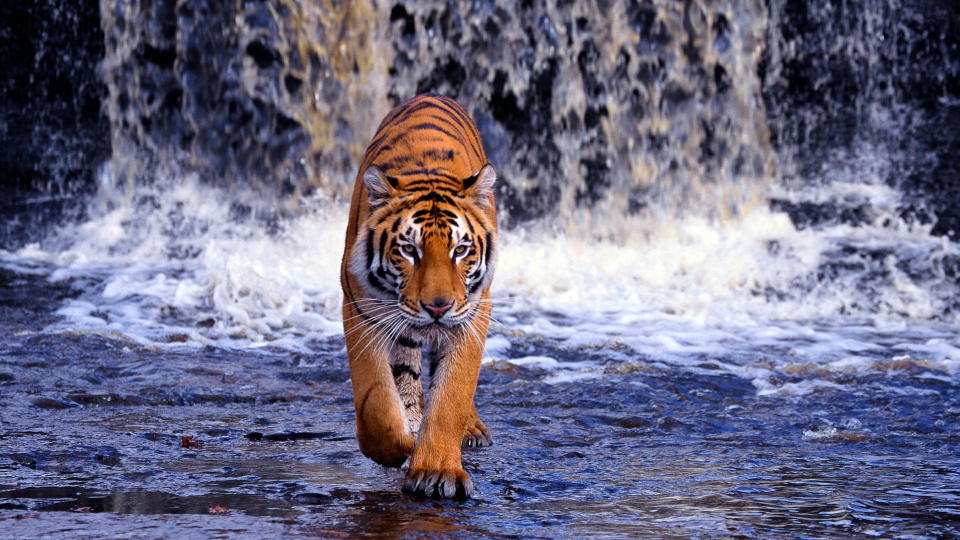
#> input picture tiger.jpg, 1920 x 1080 px, found by its file name (shown at 1/2 size)
$ jupyter execute --allow-errors Image_processing_deep_learning.ipynb   (shell and % lines are left out)
#> lines starting #> are read from the running program, lines starting #| are printed output that depends on the picture
<a href="https://colab.research.google.com/github/gummallaprasanth/Image-Processing-Deep-Learning/blob/main/Image_processing_deep_learning.ipynb" target="_parent"></a>

##Topics

*   Reading an image file and convert into a numpy array
*   Resizing an image

*   RGB to Grayscale conversion

[cell 1]
# getting an image using web get

##libraries that can be used for image processing

1.matplotlib.image

2.pillow

3.openCv(cv2)

[cell 2]
# importing image libraries from matplotlib library


import matplotlib.image as mpimg
import matplotlib.pyplot as plt

[cell 3]
# loading the image through matplotlib .image module

img = mpimg.imread("/content/tiger.jpg")
#> img is the input picture: shape (1080, 1920, 3); mean R, G, B 109.2, 106.6, 130.2
type(img)

[cell 4]
# printing the dimensions of the image
img.shape
#> Out = (1080, 1920, 3)

[cell 5]
# printing the numpy array of the image after convertion
print(img)
#> (printed output is left out)

[cell 6]
# converting the numpy array of image to image
# displaying the image from the numpy array


plt.imshow(img)

shape of the image dimensions (1080, 1920, 3)

1. 1080 is the height of the image

2. 1920 is thwe width of the image

3. 3 is representing the RGB beacuse its an color image

we can also use pillow and openCV methods to get image.

Resizing the image using pillow method

[cell 7]
from PIL import Image

img = Image.open("/content/tiger.jpg") # storng the image in the img variable

# reducing the dimensions of the image
img_resize= img.resize((200, 200))
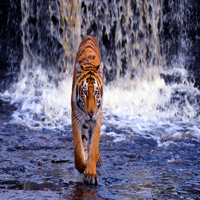
#> img_resize: PIL image 200x200 RGB; mean R, G, B 109.2, 106.6, 130.2

[cell 8]
# save the image in another file

img_resize.save("tiger_resize.jpg")

#> (a cell that did not finish here is left out)

[cell 10]
# now we can get the image of resized
plt.imshow(img_resize )

See the image haa been resized and the shape of the image is reduced compare to the original image

## Converting RGB images to grayscale images using openCV

[cell 11]
# importing openCv library

import cv2

[cell 12]
img= cv2.imread("/content/tiger.jpg")

[cell 13]
img.shape
#> Out = (1080, 1920, 3)

[cell 14]
type(img)

[cell 15]
# convert the image to grayscale

img_gray = cv2.cvtColor(img, cv2.COLOR_BGR2GRAY)
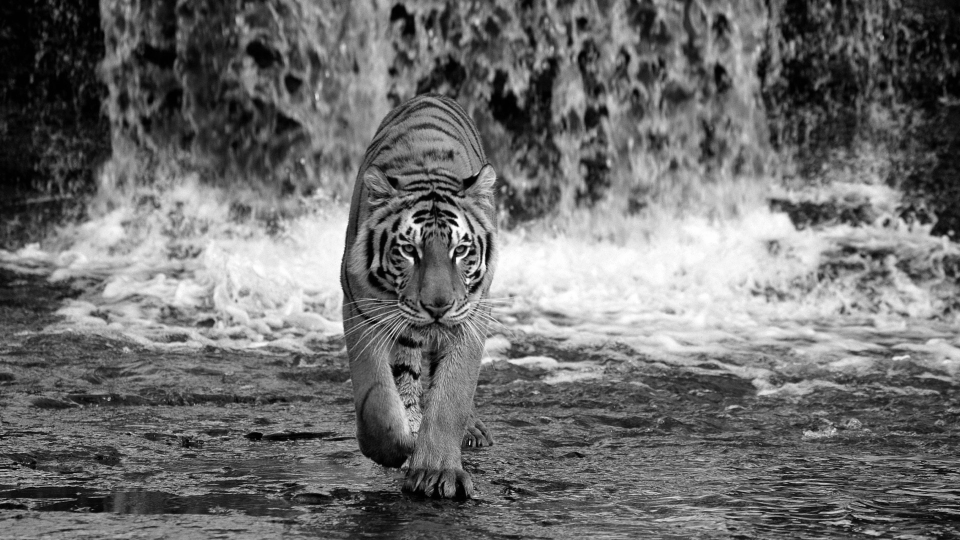
#> img_gray: shape (1080, 1920) (shown at 1/2 size); min 0, max 255, mean 110.1

[cell 16]
# print the shape of the image

img_gray.shape
#> Out = (1080, 1920)

3 has been removed beacuse that is coloe image 3 represent(RGB)

[cell 17]
# print the type and numpy array

type(img_gray)

[cell 18]
print(img_gray)  #it gives the array of the image
#> (printed output is left out)

## we can also print the image from cv2.imshow() but this will not allow in the google colab there is an alternate
# from google.coalb.patches import cv2_imshow

[cell 19]
cv2.imshow(img_gray)

like this it will shows so we use below process

[cell 20]
from google.colab.patches import cv2_imshow

[cell 21]
# display the image

cv2_imshow(img_gray)

sucessfully we converted the RGB image to grayscale image with origina dimensions

[cell 22]
# saving the Grayscale image

cv2.imwrite("tiger_gray.jpg", img_gray)
#> Out = True
